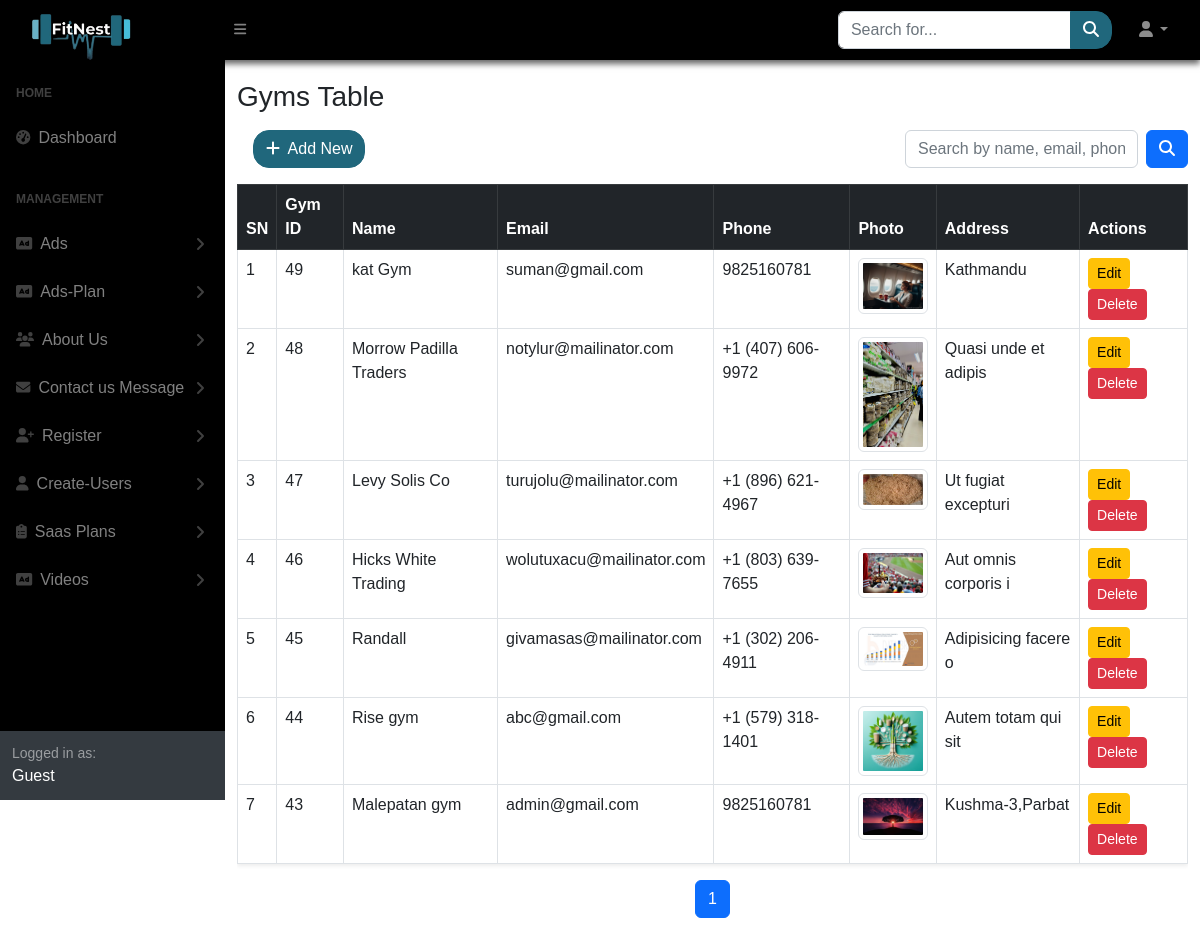
The app's page /SuperAdmin/Register/index.php with its own data.
### tables this page shows
CREATE TABLE `gyms` (
  `gym_id` int(11) NOT NULL,
  `name` varchar(150) NOT NULL,
  `email` varchar(150) NOT NULL,
  `phone` varchar(20) DEFAULT NULL,
  `address` text DEFAULT NULL,
  `description` text DEFAULT NULL,
  `opening_time` time DEFAULT NULL,
  `closing_time` time DEFAULT NULL,
  `image_url` varchar(255) DEFAULT NULL,
  `latitude` decimal(10,8) DEFAULT NULL,
  `longitude` decimal(11,8) DEFAULT NULL,
  `created_at` timestamp NOT NULL DEFAULT current_timestamp(),
  `updated_at` timestamp NOT NULL DEFAULT current_timestamp() ON UPDATE current_timestamp()
);

### SuperAdmin/Register/index.php (the view, shortened to what this page needs)
<?php
require("../sidelayout.php"); ?>
<div id="layoutSidenav_content">
    <main>
        <div class="container mt-4">
            <h3 class="mb-3">Gyms Table</h3>
            <div class="d-flex justify-content-between align-items-center mb-3">
                <a href="create.php" class="btn btn-our ms-3">
                    <i class="fas fa-plus me-1"></i> Add New
                </a>
                <form method="GET" class="d-flex">
                    <input type="text" name="search" class="form-control me-2"
                        placeholder="Search by name, email, phone, address..."
                        value="<?php echo isset($_GET['search']) ? htmlspecialchars($_GET['search']) : ''; ?>">
                    <button type="submit" class="btn btn-primary">
                        <i class="fas fa-search"></i>
                    </button>
                </form>
            </div>
            <div class="table-responsive">
                <table class="table table-bordered table-hover shadow-sm">
                    <thead class="table-dark">
                        <tr>
                            <th>SN</th>
                            <th>Gym ID</th>
                            <th>Name</th>
                            <th>Email</th>
                            <th>Phone</th>
                            <th>Photo</th>
                            <th>Address</th>
                            <th>Actions</th>
                        </tr>
                    </thead>
                    <tbody>
                        <?php
                        include "../../database/db_connect.php";
                        $limit = 15;
                        $page = isset($_GET['page']) && is_numeric($_GET['page']) ? (int)$_GET['page'] : 1;
                        $offset = ($page - 1) * $limit;
                        $search = isset($_GET['search']) ? trim($_GET['search']) : '';
                        $where = "";
                        $sql = "SELECT gym_id, name, email, phone, address, image_url
                            FROM gyms $where
                            ORDER BY gym_id DESC
                            LIMIT $limit OFFSET $offset";
                        $result = mysqli_query($conn, $sql);
                        $countSql = "SELECT COUNT(*) as total FROM gyms $where";
                        $countResult = mysqli_query($conn, $countSql);
                        $totalRows = mysqli_fetch_assoc($countResult)['total'];
                        $totalPages = ceil($totalRows / $limit);
                        if (mysqli_num_rows($result) > 0) {
                            $sn = $offset + 1;
                            while ($row = mysqli_fetch_assoc($result)) {
                                echo "<tr>";
                                echo "<td>" . $sn++ . "</td>";
                                echo "<td>" . $row['gym_id'] . "</td>";
                                echo "<td>" . htmlspecialchars($row['name']) . "</td>";
                                echo "<td>" . htmlspecialchars($row['email']) . "</td>";
                                echo "<td>" . htmlspecialchars($row['phone']) . "</td>";
                                echo "<td><img src='../../" . $row['image_url'] . "' width='80' class='img-thumbnail'></td>";
                                echo "<td>" . htmlspecialchars($row['address']) . "</td>";
                                echo "<td>
                                    <a href='edit.php?id=" . $row['gym_id'] . "' class='btn btn-sm btn-warning'>Edit</a>
                                    <a href='delete.php?id=" . $row['gym_id'] . "' class='btn btn-sm btn-danger' onclick=\"return confirm('Are you sure you want to delete this gym?');\">Delete</a>
                                  </td>";
                                echo "</tr>";
                            }
                        } else {
                            echo "<tr><td colspan='8' class='text-center p-3'>No gyms found</td></tr>";
                        }
                        ?>
                    </tbody>
                </table>
            </div>
            <nav>
                <ul class="pagination justify-content-center">
                    <?php for ($i = 1; $i <= $totalPages; $i++): ?>
                        <li class="page-item <?php if ($i == $page) echo 'active'; ?>">
                            <a class="page-link" href="?page=<?php echo $i; ?>&search=<?php echo urlencode($search); ?>">
                                <?php echo $i; ?>
                            </a>
                        </li>
                    <?php endfor; ?>
                </ul>
            </nav>
        </div>
        <link href="https://cdnjs.cloudflare.com/ajax/libs/font-awesome/6.5.0/css/all.min.css" rel="stylesheet" />
    </main>
    <?php require("../assets/link.php"); ?>

### SuperAdmin/assets/css/landing.css (style rules this page uses)
* { margin: 0; padding: 0; box-sizing: border-box; font-family: Sans-serif; }
html { height: 100%; scroll-behavior: smooth; }
.btn-our { --bs-btn-color: #fff; --bs-btn-bg: #20677c; --bs-btn-border-color: #20677c; --bs-btn-hover-color: #fff; --bs-btn-hover-bg: #1a5c6a; --bs-btn-hover-border-color: #175463; --bs-btn-focus-shadow-rgb: 32, 103, 124; --bs-btn-active-color: #fff; --bs-btn-active-bg: #175463; --bs-btn-active-border-color: #144c5a; --bs-btn-active-shadow: inset 0 3px 5px rgba(0, 0, 0, 0.125); --bs-btn-disabled-color: #fff; --bs-btn-disabled-bg: #20677c; --bs-btn-disabled-border-color: #20677c; color: var(--bs-btn-color); background-color: var(--bs-btn-bg); border: 1px solid var(--bs-btn-border-color); padding: 0.375rem 0.75rem; font-size: 1rem; line-height: 1.5; border-radius: 16px; transition: all 0.15s ease-in-out; display: inline-block; text-align: center; vertical-align: middle; cursor: pointer; user-select: none; text-decoration: none; }

### records on screen
gyms: gym_id "49", name "kat Gym", email "suman@gmail.com", phone "9825160781", image_url (picture), address "Kathmandu"
gyms: gym_id "48", name "Morrow Padilla Traders", email "notylur@mailinator.com", phone "+1 (407) 606-9972", image_url (picture), address "Quasi unde et adipis"
gyms: gym_id "47", name "Levy Solis Co", email "turujolu@mailinator.com", phone "+1 (896) 621-4967", image_url (picture), address "Ut fugiat excepturi"
gyms: gym_id "46", name "Hicks White Trading", email "wolutuxacu@mailinator.com", phone "+1 (803) 639-7655", image_url (picture), address "Aut omnis corporis i"
gyms: gym_id "45", name "Randall", email "givamasas@mailinator.com", phone "+1 (302) 206-4911", image_url (picture), address "Adipisicing facere o"
gyms: gym_id "44", name "Rise gym", email "abc@gmail.com", phone "+1 (579) 318-1401", image_url (picture), address "Autem totam qui sit"
gyms: gym_id "43", name "Malepatan gym", email "admin@gmail.com", phone "9825160781", image_url (picture), address "Kushma-3,Parbat"
